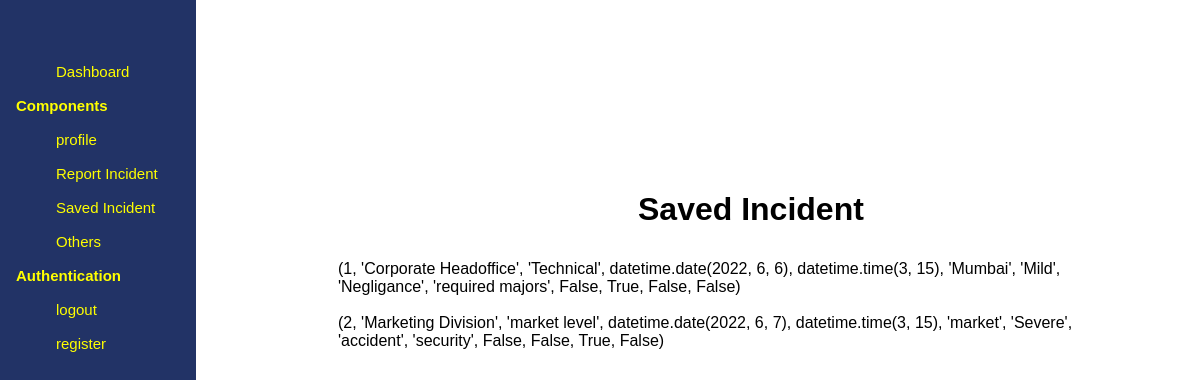
/saved_incidents/, run on the app's committed database.
### incidents/models.py (models this page shows)
class ReportIncident(models.Model):
    Location = models.CharField(max_length=200,choices = incident_location, default = 'OPERATIONS DEPARTMENT')
    Incident_Department = models.TextField()
    Date_of_Incident = models.DateField()
    Time_of_Incident= models.TimeField(auto_now_add=False, auto_now=False)
    Incident_Location = models.TextField()
    Initial_severity = models.CharField(max_length=70, choices=severity, default = 'MILD')
    Suspected_Cause = models.TextField()
    Immediate_Action_Taken = models.TextField()
    Sub_Incident_Type = models.SET_NULL
    Environmental_Incident = models.BooleanField(verbose_name='Environmental Incident', default=False)
    Injury = models.BooleanField(verbose_name='Injury/Illness', default=False)
    Property_Damage = models.BooleanField(verbose_name='Property Damage', default=False)
    Vehicle = models.BooleanField(verbose_name='Vehicle', default=False)

### incidents/views.py (the view)
# urls.py: path('saved_incidents/', views.saved_incidents, name = 'saved_incidents'),
def saved_incidents(request):
    incidents = ReportIncident.objects.all().values_list()
    return render(request, 'html files/saved_incidents.html', {'incident': incidents})

### incidents/templates/html files/saved_incidents.html (shortened to what this page needs)
<!DOCTYPE html>
<html lang="en">
<head>
</head>
<body>
    {% extends './dashboard.html' %}
    {% block container1 %}
    <ul><li>
        <a href="{% url 'login' %}">logout</a>
    </li></ul> {% endblock container1 %} <br> <br>
        {% block container2 %}<h1>Saved Incident</h1>
        {% for var in incident %}
        {{var}} <br> <br>
        {% endfor %}
        {% endblock container2 %}</div>

### incidents/templates/html files/dashboard.html (shortened to what this page needs)
<!DOCTYPE html>
<html lang="en">
<head>
</head>
<body>
    <header>
    <nav>
        <h1 class = container2></i></h1>
         <br> <br>
        <ul><li>
            <a href="{% url 'dashboard' %}">Dashboard</a>
        </li></ul> <br> <br>
        <h6 class = container1>Components</h6> <br> <br>
        <ul><li>
            <a href="{% url 'profile' %}">profile</a>
        </li></ul> <br> <br>
        <ul><li>
            <a href="{% url 'report_incident' %}">Report Incident</a>
        </li></ul> <br> <br>
        <ul><li>
            <a href="{% url 'saved_incidents' %}">Saved Incident</a>
        </li></ul> <br> <br>
        <ul><li>
            <a href="{% url 'profile' %}">Others</a>
        </li></ul> <br> <br>
        <h2 class = container1>Authentication</h2> <br> <br>
        {% block container1 %}{% endblock container1 %} <br> <br>
        <ul><li>
            <a href="{% url 'register' %}">register</a>
        </li></ul> <br> <br>
    </nav>
    </header>
    <div class = container2>{% block container2 %} {% endblock container2 %}</div>
</body>
</html>

### incidents/templates/html files/dashboard.html (style rules this page uses)
body { height: 125vh; margin-top: 80px; padding: 30px; background-size: cover; font-family: sans-serif; color: black; }
header { padding: 6px 20px 6px 16px; font-size: 15px; color: yellow; display: block; height: 100%; width: 160px; position: fixed; z-index: 1; top: 0; left: 0; background-color: #236; overflow-x: hidden; padding-top: 20px; }
header * { display: inline; }
header li { margin: 0px; }
header li a { color: yellow; text-decoration: none; }
h1 { padding: 30px 30px 10px 300px; }
.container1 { font-size: 15px; }
.container2 { padding: 30px 30px 10px 300px; font-family: sans-serif; }

### data on the page
ReportIncident: var "(1, 'Corporate Headoffice', 'Technical', datetime.date(2022, 6, 6), datetime.time(3, 15), 'Mumbai', 'Mild', 'Negligance', 'required majors', False, True, False, False)"
ReportIncident: var "(2, 'Marketing Division', 'market level', datetime.date(2022, 6, 7), datetime.time(3, 15), 'market', 'Severe', 'accident', 'security', False, False, True, False)"
